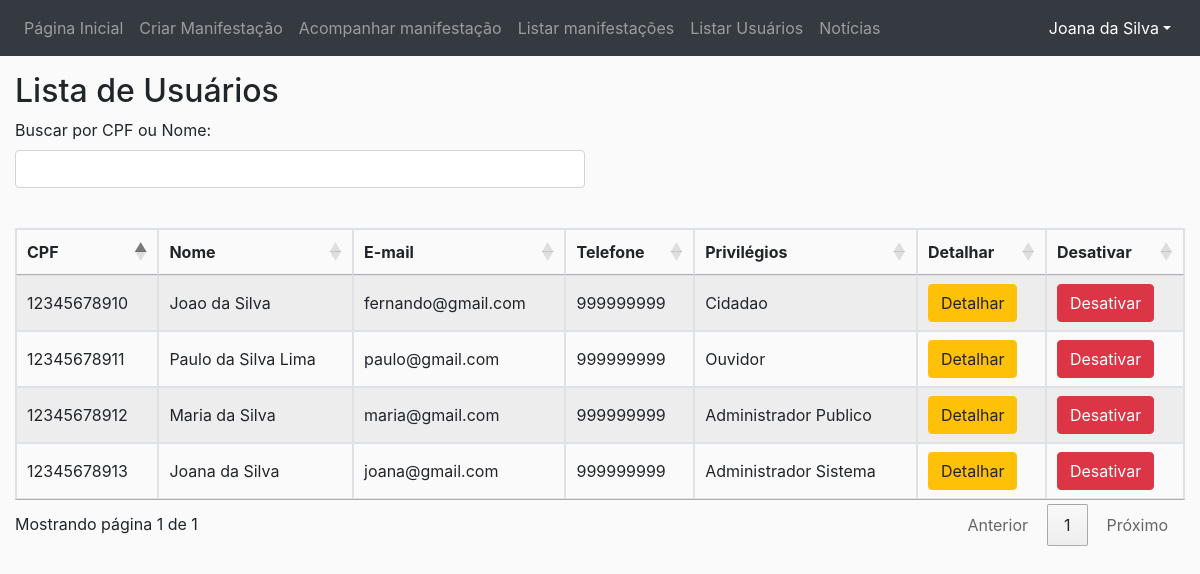
The page /src/index.php?section=UsuarioControle&function=listarUsuarios (signed in) on the database its author committed.
### tables this page shows
CREATE TABLE IF NOT EXISTS `usuario`
(
    `cpf`             varchar(11)  NOT NULL,
    `id_tipo_usuario` int(11)      NOT NULL,
    `nome`            varchar(50)  NOT NULL,
    `endereco`        varchar(150) NOT NULL,
    `telefone`        varchar(11) DEFAULT NULL,
    `email`           varchar(100) NOT NULL,
    `senha`           varchar(10)  NOT NULL,
    PRIMARY KEY (`cpf`),
    UNIQUE KEY `email` (`email`),
    KEY `fk_tipo_usuario` (`id_tipo_usuario`)
);

CREATE TABLE IF NOT EXISTS `tipousuario`
(
    `id_tipo_usuario`   int(11)      NOT NULL AUTO_INCREMENT,
    `nome_tipo_usuario` varchar(255) NOT NULL,
    PRIMARY KEY (`id_tipo_usuario`)
);

### src/index.php (called while the page is built, shortened)
<?php
new Ouvidoria\App ();

### src/model/UsuarioManager.php (called while the page is built, shortened)
<?php
require_once("model/UsuarioFactory.php");
class UsuarioManager
{
    public function __construct(){
        $this->factory = new UsuarioFactory();
    }
    public function listaUsuarios()
    {
        return $this->factory->listarUsuarios();
    }
}

### src/model/UsuarioFactory.php (called while the page is built, shortened)
<?php
include("model/Conexao.php");
class UsuarioFactory
{
    public function listarUsuarios()
    {
        global $conexao;
        $query = "SELECT cpf, nome, email, telefone, t.nome_tipo_usuario, endereco
            from usuario u INNER JOIN tipousuario t ON u.id_tipo_usuario = t.id_tipo_usuario";
        try {
            $resultado = mysqli_query($conexao, $query);
            if (mysqli_num_rows($resultado) > 0) {
                $manifestacoes = mysqli_fetch_all($resultado);
                return $manifestacoes;
            } else
                return NULL;
        } catch (PDOException $exc) {
            echo $exc->getMessage();
            $result = false;
        }
    }
    }

### src/view/listarUsuarios.php (the view, shortened to what this page needs)
<!DOCTYPE html>
<html lang="en">
<head>
    <link rel="stylesheet" href="https://stackpath.bootstrapcdn.com/bootstrap/4.1.3/css/bootstrap.min.css">
    <link href="//cdn.datatables.net/1.10.15/css/jquery.dataTables.min.css" rel="stylesheet">
    <link rel="stylesheet" href="style.css">
</head>
<body>
<?php include('menu.php');?>
<div class="container-fluid mt-3">
    <h2>Lista de Usuários</h2>
    <div class="row">
        <div class="form-group col-md-6">
            <label for="inputUsuario">Buscar por CPF ou Nome:</label>
            <input type="text" name="consulta" id="inputUsuario" onkeyup="funcaoDeBuscaUsuario()" class="form-control"/>
        </div>
    </div>
    <table id="minhaTabela" class="table-hover table-striped table-bordered" data-searching="false">
        <thead>
        <tr>
            <th>CPF</th>
            <th>Nome</th>
            <th>E-mail</th>
            <th>Telefone</th>
            <th>Privilégios</th>
            <th>Detalhar</th>
            <th>Desativar</th>
        </tr>
        </thead>
        <tbody>
        <?php
        if (!is_null($dados)) {
            for ($i = 0; $i < count($dados); $i++): ?>
                <tr>
                    <td><?= $dados[$i][0] ?></td>
                    <td><?= $dados[$i][1] ?></td>
                    <td><?= $dados[$i][2] ?></td>
                    <td><?= $dados[$i][3] ?></td>
                    <td><?= $dados[$i][4] ?></td>
                    <?php if ($nvlAcesso == 4): ?>
                        <td><a class="btn btn-warning" href="?section=UsuarioControle&function=detalharUsuario&cpf=<?= $dados[$i][0] ?>">Detalhar</a></td>
                        <td><a class="btn btn-danger" href="?section=UsuarioControle&function=desativaUsuario&cpf=<?= $dados[$i][0] ?>">Desativar</a></td>
                    <?php endif; ?>
                </tr>
            <?php endfor;
        } ?>
        </tbody>
    </table>
</div>
</body>
</html>

### src/config/App.php (shortened to what this page needs)
<?php
class App {
    public function __construct (){
        $this->handleRequest ();
    }
    private function handleRequest (){
        $section = isset($_GET['section']) ? $_GET['section'] : 'default';
        switch ($section){
            case self::USUARIO:
                new UsuarioControle();
                break;
        }
    }
}

### src/controller/UsuarioControle.php (shortened to what this page needs)
<?php
class UsuarioControle extends AbstractControle
{
    public function __construct()
    {
        $this->usuarioManager = new UsuarioManager();
        $this->inicializador();
    }
    public function inicializador()
    {
        $f = isset($_GET['function']) ? $_GET['function'] : "default";
        switch ($f) {
            case 'listarUsuarios':
                $this->listarUsuarios();
                break;
        }
    }
    public function listarUsuarios()
    {
        $nvlAcesso = isset($_SESSION['usuario']['id_tipo_usuario']) ? $_SESSION['usuario']['id_tipo_usuario'] : null;
        if (!is_null($nvlAcesso)) {
            $dados = $this->usuarioManager->listaUsuarios();
            require('view/listarUsuarios.php');
        } else {
            echo 'Você não tem permissão para acessar essa página.';
            exit();
        }
    }
}

### src/view/menu.php (shortened to what this page needs)
<?php
if (isset($_SESSION['usuario']['id_tipo_usuario'])) {
    $nivelAcesso = $_SESSION['usuario']['id_tipo_usuario'];
} else
    $nivelAcesso = 0;
?>
<link rel="stylesheet" href="https://cdnjs.cloudflare.com/ajax/libs/font-awesome/4.7.0/css/font-awesome.min.css">
<nav class="navbar navbar-dark navbar-expand-lg bg-dark">
    <div class="collapse navbar-collapse" id="navbarSupportedContent">
        <ul class="navbar-nav mr-auto">
            <?php if ($nivelAcesso > 0 && $nivelAcesso < 5) { ?>
                <li class="nav-item"><a class="nav-link" href="?section=&function=inicial">Página Inicial</a>
                </li> <?php } else { ?>
                <li class="nav-item"><a class="nav-link" href="?section=UsuarioControle&function=">Página Inicial</a></li>
            <?php } ?>
            <?php if ($nivelAcesso > 0 && $nivelAcesso < 5) { ?>
                <li class="nav-item"><a class="nav-link" href="?section=ManifestacaoControle&function=criarManifestacaoAcao">Criar Manifestação</a>
                </li> <?php } ?>
            <?php if ($nivelAcesso > 0 && $nivelAcesso < 5) { ?>
                <li class="nav-item"><a class="nav-link" href="?section=ManifestacaoControle&function=acompanharManifestacaoAcao">Acompanhar manifestação</a>
                </li> <?php } ?>
            <?php if ($nivelAcesso > 1 && $nivelAcesso < 5) { ?>
                <li class="nav-item"><a class="nav-link" href="?section=ManifestacaoControle&function=listar">Listar manifestações</a>
                </li> <?php } ?>
            <?php if ($nivelAcesso == 4) { ?>
                <li class="nav-item"><a class="nav-link" href="?section=UsuarioControle&function=listarUsuarios">Listar Usuários</a>
                </li> <?php } ?>
            <?php if ($nivelAcesso == 2 || $nivelAcesso == 4) { ?>
                <li class="nav-item"><a class="nav-link" href="?section=NoticiaControle&function=listarNoticias">Notícias</a>
                </li> <?php } ?>
        </ul>
    </div>
    <div class="btn-group">
        <?php if ($nivelAcesso > 0 && $nivelAcesso < 5) { ?>
            <button id="usuario" type="button" class="btn btn-dark dropdown-toggle" data-toggle="dropdown"
                    aria-haspopup="true" aria-expanded="false"><?php echo $_SESSION['usuario']['nome']; ?></button>
        <?php } ?>
    </div>
</nav>

### src/style.css (style rules this page uses)
body { background-color: #fafafa; }

### rows shown on the page
usuario: cpf "12345678910", nome "Joao da Silva", email "fernando@gmail.com", telefone "999999999", id_tipo_usuario.nome_tipo_usuario "Cidadao"
usuario: cpf "12345678911", nome "Paulo da Silva Lima", email "paulo@gmail.com", telefone "999999999", id_tipo_usuario.nome_tipo_usuario "Ouvidor"
usuario: cpf "12345678912", nome "Maria da Silva", email "maria@gmail.com", telefone "999999999", id_tipo_usuario.nome_tipo_usuario "Administrador Publico"
usuario: cpf "12345678913", nome "Joana da Silva", email "joana@gmail.com", telefone "999999999", id_tipo_usuario.nome_tipo_usuario "Administrador Sistema"

### other values the page prints
$_SESSION['usuario']['nome'] "Joana da Silva"
